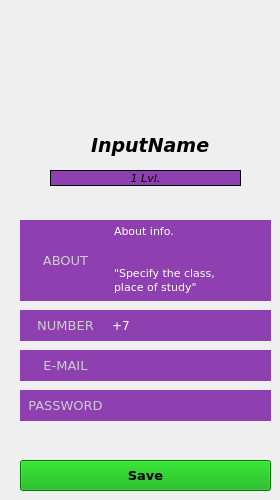
    <widget class="QWidget" name="profilePage">
     <widget class="QProgressBar" name="lvlBar">
      <property name="geometry">
       <rect>
        <x>50</x>
        <y>170</y>
        <width>191</width>
        <height>16</height>
       </rect>
      </property>
      <property name="autoFillBackground">
       <bool>false</bool>
      </property>
      <property name="styleSheet">
       <string notr="true">background-color: rgb(142, 64, 177);
border-color: rgb(170, 85, 255);</string>
      </property>
      <property name="minimum">
       <number>0</number>
      </property>
      <property name="value">
       <number>0</number>
      </property>
      <property name="textVisible">
       <bool>false</bool>
      </property>
      <property name="orientation">
       <enum>Qt::Horizontal</enum>
      </property>
      <property name="invertedAppearance">
       <bool>false</bool>
      </property>
     </widget>
     <widget class="QLabel" name="lvlLbl">
      <property name="geometry">
       <rect>
        <x>50</x>
        <y>170</y>
        <width>191</width>
        <height>16</height>
       </rect>
      </property>
      <property name="font">
       <font>
        <family>Verdana</family>
        <pointsize>8</pointsize>
        <weight>50</weight>
        <italic>true</italic>
        <bold>false</bold>
       </font>
      </property>
      <property name="layoutDirection">
       <enum>Qt::LeftToRight</enum>
      </property>
      <property name="autoFillBackground">
       <bool>false</bool>
      </property>
      <property name="styleSheet">
       <string notr="true">background-color: rgba(0, 0, 0, 0);</string>
      </property>
      <property name="frameShape">
       <enum>QFrame::Panel</enum>
      </property>
      <property name="frameShadow">
       <enum>QFrame::Plain</enum>
      </property>
      <property name="lineWidth">
       <number>1</number>
      </property>
      <property name="text">
       <string>1 Lvl.</string>
      </property>
      <property name="textFormat">
       <enum>Qt::RichText</enum>
      </property>
      <property name="scaledContents">
       <bool>false</bool>
      </property>
      <property name="alignment">
       <set>Qt::AlignBottom|Qt::AlignHCenter</set>
      </property>
      <property name="wordWrap">
       <bool>false</bool>
      </property>
      <property name="indent">
       <number>1</number>
      </property>
     </widget>
     <widget class="QLabel" name="logoLbl">
      <property name="geometry">
       <rect>
        <x>100</x>
        <y>40</y>
        <width>101</width>
        <height>91</height>
       </rect>
      </property>
      <property name="styleSheet">
       <string notr="true">background-color: rgba(0, 0, 0, 0);</string>
      </property>
      <property name="text">
       <string/>
      </property>
      <property name="pixmap">
       <pixmap>F:/van/png-clipart-user-profile-computer-icons-avatar-avatar-heroes-monochrome-transformed.png</pixmap>
      </property>
      <property name="scaledContents">
       <bool>true</bool>
      </property>
     </widget>
     <widget class="QPushButton" name="saveBtn">
      <property name="geometry">
       <rect>
        <x>20</x>
        <y>460</y>
        <width>251</width>
        <height>31</height>
       </rect>
      </property>
      <property name="font">
       <font>
        <family>Verdana</family>
        <pointsize>10</pointsize>
        <weight>75</weight>
        <bold>true</bold>
       </font>
      </property>
      <property name="styleSheet">
       <string notr="true">background-color: rgb(0, 170, 0);</string>
      </property>
      <property name="text">
       <string>Save</string>
      </property>
      <property name="autoRepeat">
       <bool>false</bool>
      </property>
      <property name="autoExclusive">
       <bool>false</bool>
      </property>
      <property name="default">
       <bool>false</bool>
      </property>
     </widget>
     <widget class="QLineEdit" name="nameEdit">
      <property name="geometry">
       <rect>
        <x>50</x>
        <y>130</y>
        <width>201</width>
        <height>31</height>
       </rect>
      </property>
      <property name="font">
       <font>
        <family>Verdana</family>
        <pointsize>14</pointsize>
        <weight>75</weight>
        <italic>true</italic>
        <bold>true</bold>
        <underline>false</underline>
       </font>
      </property>
      <property name="styleSheet">
       <string notr="true">background-color: rgba(0, 0, 0, 0);
border-bottom-color: rgb(0, 0, 0);</string>
      </property>
      <property name="text">
       <string>InputName</string>
      </property>
      <property name="maxLength">
       <number>20</number>
      </property>
      <property name="frame">
       <bool>false</bool>
      </property>
      <property name="echoMode">
       <enum>QLineEdit::Normal</enum>
      </property>
      <property name="cursorPosition">
       <number>9</number>
      </property>
      <property name="alignment">
       <set>Qt::AlignCenter</set>
      </property>
      <property name="dragEnabled">
       <bool>false</bool>
      </property>
      <property name="readOnly">
       <bool>false</bool>
      </property>
     </widget>
     <widget class="QLabel" name="aboutLbl">
      <property name="geometry">
       <rect>
        <x>20</x>
        <y>220</y>
        <width>91</width>
        <height>81</height>
       </rect>
      </property>
      <property name="font">
       <font>
        <family>Verdana</family>
        <pointsize>10</pointsize>
        <weight>50</weight>
        <bold>false</bold>
        <stylestrategy>PreferAntialias</stylestrategy>
        <kerning>true</kerning>
       </font>
      </property>
      <property name="autoFillBackground">
       <bool>false</bool>
      </property>
      <property name="styleSheet">
       <string notr="true">background-color: rgb(142, 64, 177);
color: rgb(204, 204, 204);</string>
      </property>
      <property name="text">
       <string>ABOUT</string>
      </property>
      <property name="alignment">
       <set>Qt::AlignCenter</set>
      </property>
     </widget>
     <widget class="QLineEdit" name="numberEdit">
      <property name="geometry">
       <rect>
        <x>110</x>
        <y>310</y>
        <width>161</width>
        <height>31</height>
       </rect>
      </property>
      <property name="font">
       <font>
        <family>Verdana</family>
        <pointsize>9</pointsize>
       </font>
      </property>
      <property name="styleSheet">
       <string notr="true">background-color: rgb(142, 64, 177);
color: rgb(255, 255, 255);</string>
      </property>
      <property name="text">
       <string>+7</string>
      </property>
      <property name="maxLength">
       <number>15</number>
      </property>
      <property name="frame">
       <bool>false</bool>
      </property>
     </widget>
     <widget class="QLabel" name="numberLbl">
      <property name="geometry">
       <rect>
        <x>20</x>
        <y>310</y>
        <width>91</width>
        <height>31</height>
       </rect>
      </property>
      <property name="font">
       <font>
        <family>Verdana</family>
        <pointsize>10</pointsize>
        <stylestrategy>PreferAntialias</stylestrategy>
       </font>
      </property>
      <property name="autoFillBackground">
       <bool>false</bool>
      </property>
      <property name="styleSheet">
       <string notr="true">background-color: rgb(142, 64, 177);
color: rgb(204, 204, 204);</string>
      </property>
      <property name="text">
       <string>NUMBER</string>
      </property>
      <property name="alignment">
       <set>Qt::AlignCenter</set>
      </property>
     </widget>
     <widget class="QLineEdit" name="emailEdit">
      <property name="geometry">
       <rect>
        <x>110</x>
        <y>350</y>
        <width>161</width>
        <height>31</height>
       </rect>
      </property>
      <property name="font">
       <font>
        <family>Verdana</family>
        <pointsize>9</pointsize>
       </font>
      </property>
      <property name="styleSheet">
       <string notr="true">background-color: rgb(142, 64, 177);
color: rgb(255, 255, 255);</string>
      </property>
      <property name="text">
       <string/>
      </property>
      <property name="maxLength">
       <number>25</number>
      </property>
      <property name="frame">
       <bool>false</bool>
      </property>
     </widget>
     <widget class="QLabel" name="emailLbl">
      <property name="geometry">
       <rect>
        <x>20</x>
        <y>350</y>
        <width>91</width>
        <height>31</height>
       </rect>
      </property>
      <property name="font">
       <font>
        <family>Verdana</family>
        <pointsize>10</pointsize>
        <stylestrategy>PreferAntialias</stylestrategy>
       </font>
      </property>
      <property name="autoFillBackground">
       <bool>false</bool>
      </property>
      <property name="styleSheet">
       <string notr="true">background-color: rgb(142, 64, 177);
color: rgb(204, 204, 204);</string>
      </property>
      <property name="text">
       <string>E-MAIL</string>
      </property>
      <property name="alignment">
       <set>Qt::AlignCenter</set>
      </property>
     </widget>
     <widget class="QLineEdit" name="passwordEdit">
      <property name="geometry">
       <rect>
        <x>110</x>
        <y>390</y>
        <width>161</width>
        <height>31</height>
       </rect>
      </property>
      <property name="font">
       <font>
        <family>Verdana</family>
        <pointsize>9</pointsize>
       </font>
      </property>
      <property name="styleSheet">
       <string notr="true">background-color: rgb(142, 64, 177);
color: rgb(255, 255, 255);</string>
      </property>
      <property name="inputMethodHints">
       <set>Qt::ImhHiddenText|Qt::ImhNoAutoUppercase|Qt::ImhNoPredictiveText|Qt::ImhSensitiveData</set>
      </property>
      <property name="text">
       <string/>
      </property>
      <property name="maxLength">
       <number>25</number>
      </property>
      <property name="frame">
       <bool>false</bool>
      </property>
      <property name="echoMode">
       <enum>QLineEdit::Password</enum>
      </property>
      <property name="cursorPosition">
       <number>0</number>
      </property>
      <property name="dragEnabled">
       <bool>false</bool>
      </property>
     </widget>
     <widget class="QLabel" name="passwordLbl">
      <property name="geometry">
       <rect>
        <x>20</x>
        <y>390</y>
        <width>91</width>
        <height>31</height>
       </rect>
      </property>
      <property name="font">
       <font>
        <family>Verdana</family>
        <pointsize>10</pointsize>
        <stylestrategy>PreferAntialias</stylestrategy>
       </font>
      </property>
      <property name="autoFillBackground">
       <bool>false</bool>
      </property>
      <property name="styleSheet">
       <string notr="true">background-color: rgb(142, 64, 177);
color: rgb(204, 204, 204);</string>
      </property>
      <property name="text">
       <string>PASSWORD</string>
      </property>
      <property name="alignment">
       <set>Qt::AlignCenter</set>
      </property>
     </widget>
     <widget class="QTextEdit" name="aboutEdit">
      <property name="geometry">
       <rect>
        <x>110</x>
        <y>220</y>
        <width>161</width>
        <height>81</height>
       </rect>
      </property>
      <property name="font">
       <font>
        <family>Verdana</family>
        <pointsize>9</pointsize>
       </font>
      </property>
      <property name="cursor" stdset="0">
       <cursorShape>IBeamCursor</cursorShape>
      </property>
      <property name="mouseTracking">
       <bool>true</bool>
      </property>
      <property name="autoFillBackground">
       <bool>false</bool>
      </property>
      <property name="styleSheet">
       <string notr="true">background-color: rgb(142, 64, 177);
color: rgb(255, 255, 255);</string>
      </property>
      <property name="frameShape">
       <enum>QFrame::NoFrame</enum>
      </property>
      <property name="lineWidth">
       <number>1</number>
      </property>
      <property name="tabChangesFocus">
       <bool>true</bool>
      </property>
      <property name="undoRedoEnabled">
       <bool>true</bool>
      </property>
      <property name="lineWrapMode">
       <enum>QTextEdit::WidgetWidth</enum>
      </property>
      <property name="html">
       <string>&lt;!DOCTYPE HTML PUBLIC &quot;-//W3C//DTD HTML 4.0//EN&quot; &quot;http://www.w3.org/TR/REC-html40/strict.dtd&quot;&gt;
&lt;html&gt;&lt;head&gt;&lt;meta name=&quot;qrichtext&quot; content=&quot;1&quot; /&gt;&lt;style type=&quot;text/css&quot;&gt;
p, li { white-space: pre-wrap; }
&lt;/style&gt;&lt;/head&gt;&lt;body style=&quot; font-family:'Verdana'; font-size:9pt; font-weight:400; font-style:normal;&quot;&gt;
&lt;p style=&quot; margin-top:0px; margin-bottom:0px; margin-left:0px; margin-right:0px; -qt-block-indent:0; text-indent:0px;&quot;&gt;&lt;span style=&quot; font-size:8pt;&quot;&gt;About info.&lt;/span&gt;&lt;/p&gt;
&lt;p style=&quot;-qt-paragraph-type:empty; margin-top:0px; margin-bottom:0px; margin-left:0px; margin-right:0px; -qt-block-indent:0; text-indent:0px; font-size:8.25pt;&quot;&gt;&lt;br /&gt;&lt;/p&gt;
&lt;p style=&quot;-qt-paragraph-type:empty; margin-top:0px; margin-bottom:0px; margin-left:0px; margin-right:0px; -qt-block-indent:0; text-indent:0px; font-size:8.25pt;&quot;&gt;&lt;br /&gt;&lt;/p&gt;
&lt;p style=&quot; margin-top:0px; margin-bottom:0px; margin-left:0px; margin-right:0px; -qt-block-indent:0; text-indent:0px;&quot;&gt;&lt;span style=&quot; font-size:8pt;&quot;&gt;&amp;quot;Specify the class, &lt;/span&gt;&lt;/p&gt;
&lt;p style=&quot; margin-top:0px; margin-bottom:0px; margin-left:0px; margin-right:0px; -qt-block-indent:0; text-indent:0px;&quot;&gt;&lt;span style=&quot; font-size:8pt;&quot;&gt;place of study&amp;quot;&lt;/span&gt;&lt;/p&gt;&lt;/body&gt;&lt;/html&gt;</string>
      </property>
     </widget>
    </widget>
